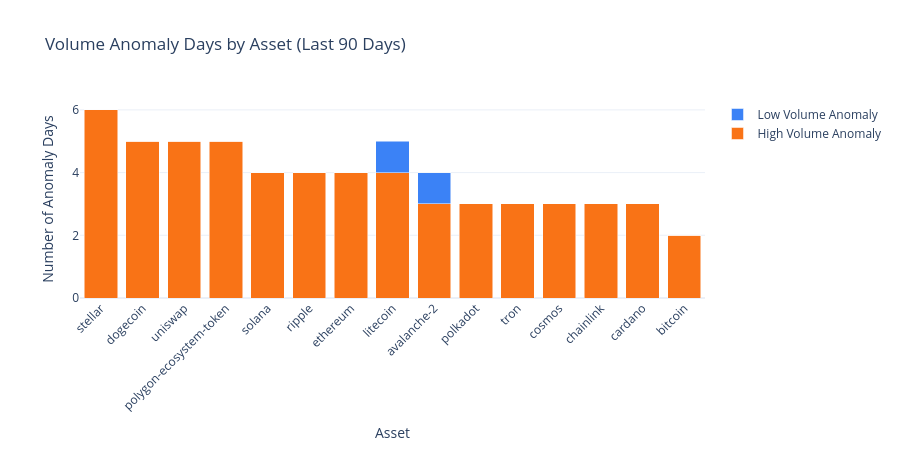

This figure's notebook cell:
### Markdown cell above
## 3. Volume Anomaly Detection

**Business question:** *Which days had abnormal trading volume, and which assets were most affected?*

**Why this matters:** Volume anomalies (>2 standard deviations from 30-day rolling mean) are potential confounders for experimentation. If you're running an A/B test on a new trading feature and a whale trade or market crash happens mid-experiment, those anomaly days need to be flagged for exclusion or adjustment. Without this, experiment results could be driven entirely by an exogenous market event rather than the feature being tested.

*30 days because:

Long enough to be stable: crypto volume is noisy day-to-day. A 7-day window would whipsaw (one whale trade shifts the mean so much that the next normal day looks anomalous). 30 days smooths out weekly patterns (weekend dips, Monday spikes).

Short enough to be adaptive: a 90-day window would include old market conditions. If BTC volume doubled over the last month due to a bull run, a 90-day mean would still reflect the quieter period, making every recent day look "anomalous" when it's just the new normal.

Standard practice: 30-day rolling windows are the default in financial anomaly detection (Bollinger Bands use 20-day, most risk models use 21-30 trading days which is roughly one calendar month).

It's a balance: long enough for statistical stability (need ~30 observations for CLT), short enough to track regime changes in the underlying volume distribution.

### Code cell
anomaly_df = pd.read_sql(f"""
    SELECT
        coin_id,
        COUNT(*) FILTER (WHERE volume_flag = 'high_anomaly') as high_anomaly_days,
        COUNT(*) FILTER (WHERE volume_flag = 'low_anomaly') as low_anomaly_days,
        COUNT(*) FILTER (WHERE volume_flag = 'normal') as normal_days,
        COUNT(*) as total_days
    FROM {SCHEMA}.mart_daily_summary
    GROUP BY coin_id
    ORDER BY high_anomaly_days DESC
""", engine)

anomaly_df["anomaly_rate"] = (
    (anomaly_df["high_anomaly_days"] + anomaly_df["low_anomaly_days"]) / anomaly_df["total_days"] * 100
).round(1)

fig = go.Figure()
fig.add_trace(go.Bar(
    x=anomaly_df["coin_id"],
    y=anomaly_df["high_anomaly_days"],
    name="High Volume Anomaly",
    marker_color="#f97316"
))
fig.add_trace(go.Bar(
    x=anomaly_df["coin_id"],
    y=anomaly_df["low_anomaly_days"],
    name="Low Volume Anomaly",
    marker_color="#3b82f6"
))

fig.update_layout(
    barmode="stack",
    title="Volume Anomaly Days by Asset (Last 90 Days)",
    xaxis_title="Asset",
    yaxis_title="Number of Anomaly Days",
    template="plotly_white",
    height=450,
    xaxis_tickangle=-45
)
fig.show()

### Figure 1 — Plotly figure (JSON) as saved in the notebook; plotly's stock layout.template omitted (floating-point values rounded to 4 significant figures)
{"data": [{"marker": {"color": "#f97316"}, "name": "High Volume Anomaly", "type": "bar", "x": ["stellar", "dogecoin", "uniswap", "polygon-ecosystem-token", "solana", "ripple", "ethereum", "litecoin", "avalanche-2", "polkadot", "tron", "cosmos", "chainlink", "cardano", "bitcoin"], "y": [6, 5, 5, 5, 4, 4, 4, 4, 3, 3, 3, 3, 3, 3, 2]}, {"marker": {"color": "#3b82f6"}, "name": "Low Volume Anomaly", "type": "bar", "x": ["stellar", "dogecoin", "uniswap", "polygon-ecosystem-token", "solana", "ripple", "ethereum", "litecoin", "avalanche-2", "polkadot", "tron", "cosmos", "chainlink", "cardano", "bitcoin"], "y": [0, 0, 0, 0, 0, 0, 0, 1, 1, 0, 0, 0, 0, 0, 0]}], "layout": {"barmode": "stack", "height": 450, "title": {"text": "Volume Anomaly Days by Asset (Last 90 Days)"}, "xaxis": {"tickangle": -45, "title": {"text": "Asset"}}, "yaxis": {"title": {"text": "Number of Anomaly Days"}}}}
